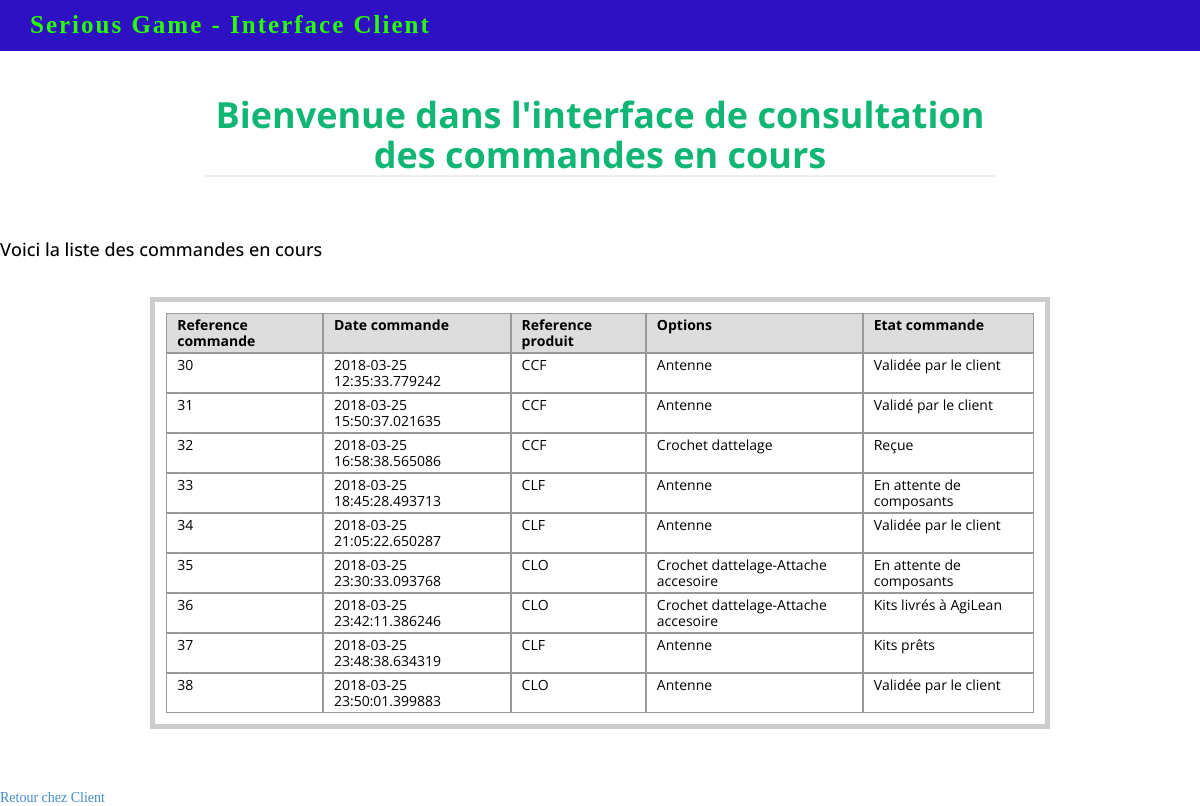
The app's page /commandes_en_cours_client, older data.
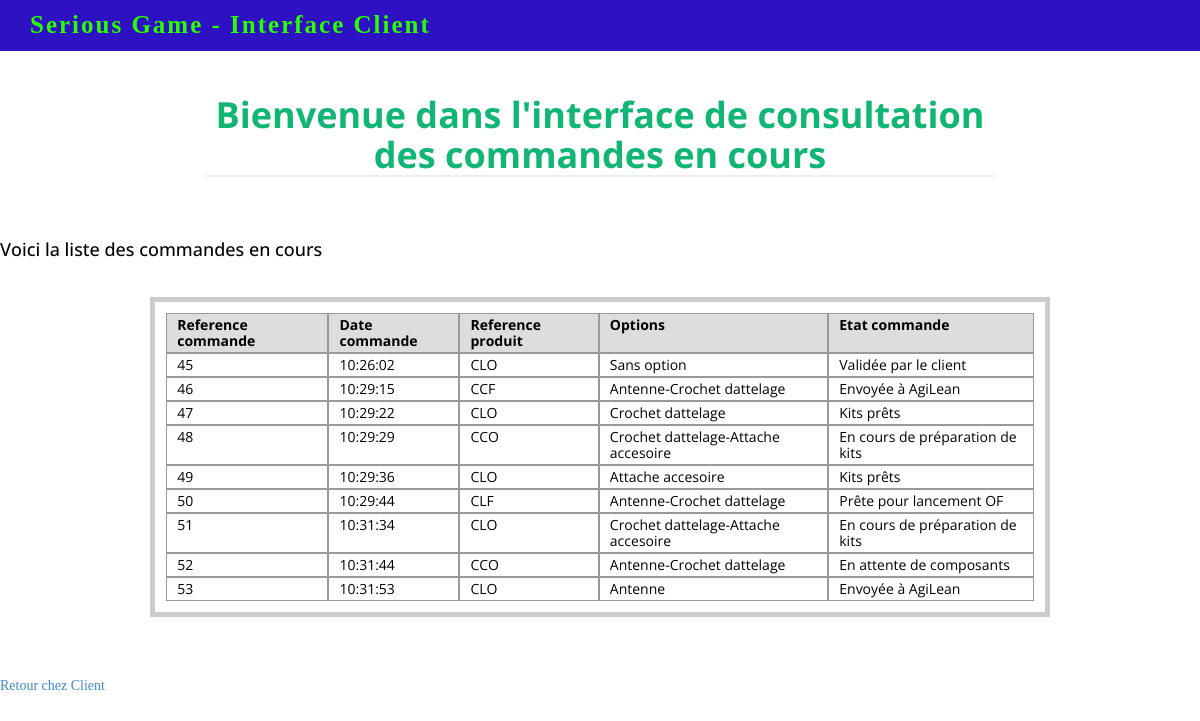
The same page, newer data.
### tables this page shows
CREATE TABLE "Commande" (
	`ref_commande`	INTEGER PRIMARY KEY AUTOINCREMENT,
	`Date_commande`	TEXT,
	`Date_livraison`	TEXT,
	`Ref_prod`	TEXT,
	`Etat_cmd`	TEXT,
	`Date_OF`	TEXT,
	`Date_recpKit`	TEXT,
	`Date_liv_AgiLog`	TEXT,
	`Date_ctrl_quali`	TEXT,
	`Ref_facture`	INTEGER,
	`Date_OA`	TEXT,
	`ref_opt`	TEXT
);

### exemples.py (the view)
@app.route('/commandes_en_cours_client', methods=['GET'])
def commandes_en_cours_client():
	lignes = selection_commandes("%")
	return render_template('commandes_en_cours_client.html', commandes = lignes)

### exemples.py (called while the page is built)
def connection_bdd():
    con = lite.connect('BD_serious_game.db')
    con.row_factory = lite.Row
    return con

def selection_commandes(etat_cmd):
	conn = connection_bdd()
	cur = conn.cursor()
	cur.execute("SELECT ref_commande, Date_commande, Ref_prod, ref_opt, Etat_cmd FROM Commande WHERE Etat_cmd LIKE ?", (etat_cmd,))
	lignes = cur.fetchall()
	conn.close()
	return lignes

### templates/commandes_en_cours_client.html (shortened to what this page needs)
<!doctype html>
<html>
<head>
    <link rel='stylesheet' type='text/css' href='{{ url_for("static", filename="style.css") }}'>
    <link href="static/assets/css/bootstrap.css" rel="stylesheet" />
    <link href="static/assets/css/font-awesome.min.css" rel="stylesheet" />
    <link rel="stylesheet" href="https://cdnjs.cloudflare.com/ajax/libs/font-awesome/4.7.0/css/font-awesome.min.css">
    <link href="static/assets/css/style.css" rel="stylesheet" />
  </head>
<body>
<div class="row main-top-margin text-center">
<div class="col-md-8 col-md-offset-2 col-sm-10 col-sm-offset-1" data-scrollreveal="enter top and move 100px, wait 0.5s">
<h1>Bienvenue dans l'interface de consultation des commandes en cours</h1>
</div>
</div>
<h4> Voici la liste des commandes en cours </h4>
<div class='contenu'>
	<div class="lp_table">
		<div class="lp_entetes">
			<div class="lp_entete">Reference commande</div>
			<div class="lp_entete">Date commande</div>
			<div class="lp_entete">Reference produit</div>
                        <div class="lp_entete">Options</div>
			<div class="lp_entete">Etat commande</div>
		</div>
		{% for commande in commandes %}
			<div class="lp_ligne">
				<div class="lp_cellule">{{ commande['ref_commande'] }}</div>
				<div class="lp_cellule">{{ commande['Date_commande'] }}</div>
				<div class="lp_cellule">{{ commande['Ref_prod'] }}</div>
                                <div class="lp_cellule">{{ commande['ref_opt'] }}</div>
				<div class="lp_cellule">{{ commande['Etat_cmd'] }}</div>
			</div>
		{% endfor %}
	</div>
</div>
<br/><br/><a href="{{url_for('client')}}"> Retour chez Client<a/>
</body>
<div class="navbar navbar-inverse navbar-fixed-top">
        <div class="container">
            <div class="navbar-header">
                <a class="navbar-brand" href="#">Serious Game - Interface Client</a>
            </div>
</html>

Row changes from the older to the newer data that the page shows:
removed Commande: ref_commande "30", Date_commande "2018-03-25 12:35:33.779242", Ref_prod "CCF", ref_opt "Antenne", Etat_cmd "Validée par le client"
removed Commande: ref_commande "31", Date_commande "2018-03-25 15:50:37.021635", Ref_prod "CCF", ref_opt "Antenne", Etat_cmd "Validé par le client"
removed Commande: ref_commande "32", Date_commande "2018-03-25 16:58:38.565086", Ref_prod "CCF", ref_opt "Crochet dattelage", Etat_cmd "Reçue"
removed Commande: ref_commande "33", Date_commande "2018-03-25 18:45:28.493713", Ref_prod "CLF", ref_opt "Antenne", Etat_cmd "En attente de composants"
removed Commande: ref_commande "34", Date_commande "2018-03-25 21:05:22.650287", Ref_prod "CLF", ref_opt "Antenne", Etat_cmd "Validée par le client"
removed Commande: ref_commande "35", Date_commande "2018-03-25 23:30:33.093768", Ref_prod "CLO", ref_opt "Crochet dattelage-Attache accesoire", Etat_cmd "En attente de composants"
removed Commande: ref_commande "36", Date_commande "2018-03-25 23:42:11.386246", Ref_prod "CLO", ref_opt "Crochet dattelage-Attache accesoire", Etat_cmd "Kits livrés à AgiLean"
removed Commande: ref_commande "37", Date_commande "2018-03-25 23:48:38.634319", Ref_prod "CLF", ref_opt "Antenne", Etat_cmd "Kits prêts"
removed Commande: ref_commande "38", Date_commande "2018-03-25 23:50:01.399883", Ref_prod "CLO", ref_opt "Antenne", Etat_cmd "Validée par le client"
added Commande: ref_commande "45", Date_commande "10:26:02", Ref_prod "CLO", ref_opt "Sans option", Etat_cmd "Validée par le client"
added Commande: ref_commande "46", Date_commande "10:29:15", Ref_prod "CCF", ref_opt "Antenne-Crochet dattelage", Etat_cmd "Envoyée à AgiLean"
added Commande: ref_commande "47", Date_commande "10:29:22", Ref_prod "CLO", ref_opt "Crochet dattelage", Etat_cmd "Kits prêts"
added Commande: ref_commande "48", Date_commande "10:29:29", Ref_prod "CCO", ref_opt "Crochet dattelage-Attache accesoire", Etat_cmd "En cours de préparation de kits"
added Commande: ref_commande "49", Date_commande "10:29:36", Ref_prod "CLO", ref_opt "Attache accesoire", Etat_cmd "Kits prêts"
added Commande: ref_commande "50", Date_commande "10:29:44", Ref_prod "CLF", ref_opt "Antenne-Crochet dattelage", Etat_cmd "Prête pour lancement OF"
added Commande: ref_commande "51", Date_commande "10:31:34", Ref_prod "CLO", ref_opt "Crochet dattelage-Attache accesoire", Etat_cmd "En cours de préparation de kits"
added Commande: ref_commande "52", Date_commande "10:31:44", Ref_prod "CCO", ref_opt "Antenne-Crochet dattelage", Etat_cmd "En attente de composants"
added Commande: ref_commande "53", Date_commande "10:31:53", Ref_prod "CLO", ref_opt "Antenne", Etat_cmd "Envoyée à AgiLean"
